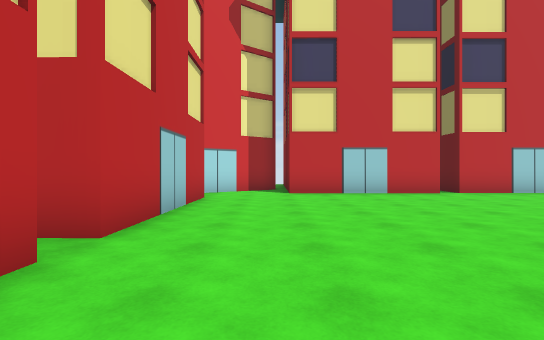
[1] (above)

16 first-person views from a walk through a Unity game level. The camera is 1.3 m above the floor, looks level and sees 85° across. The floor is counted in squares, 2 m on a side. Each view is taken from the middle of a square. On the plan, view 1 faces up. The plan holds only what a view shows up to about 9 squares ahead; the rest is blank.

[2]
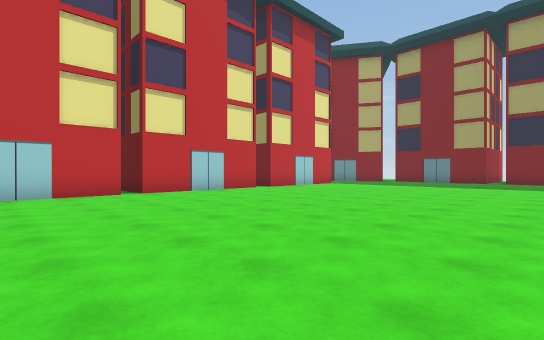

[3]
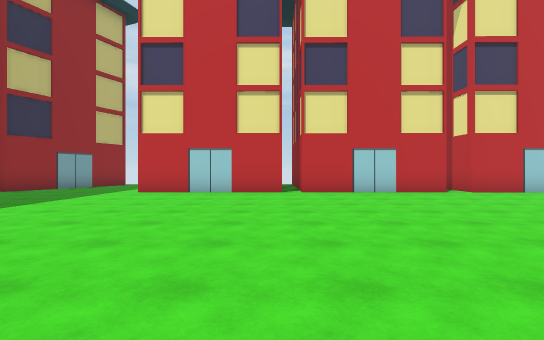

[4]
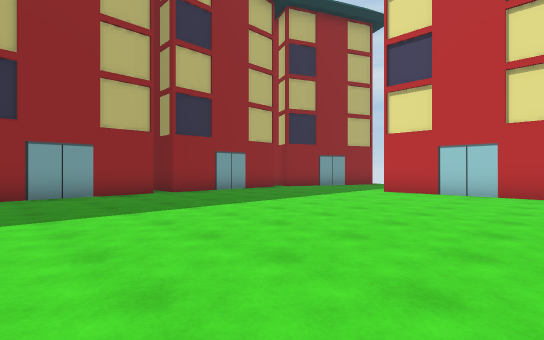

[5]
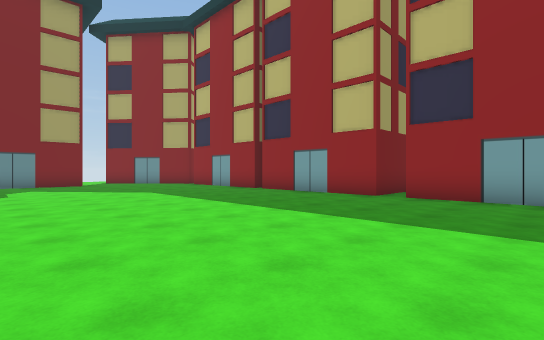

[6]
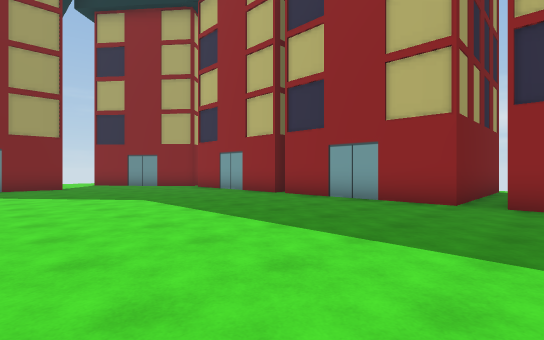

[7]
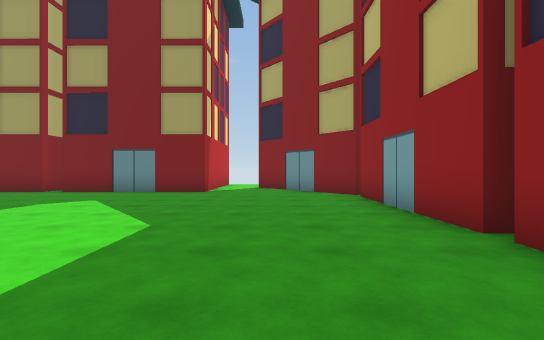

[8]
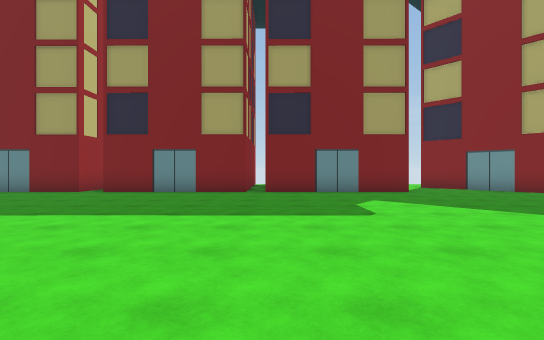

[9]
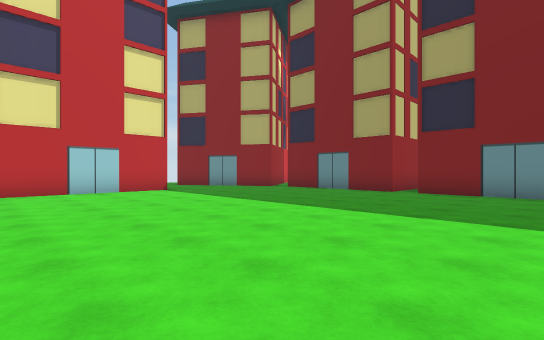

[10]
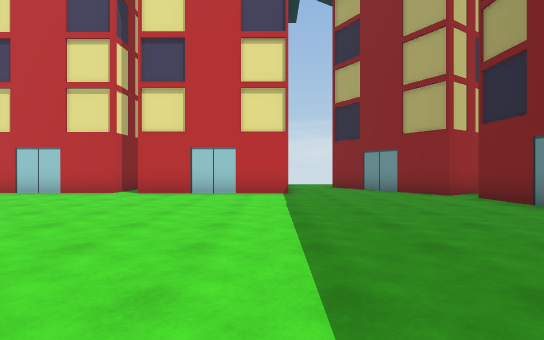

[11]
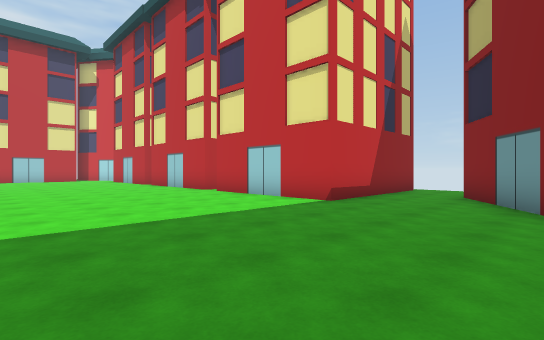

[12]
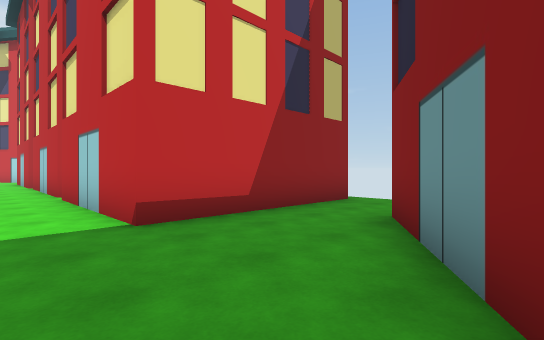

[13]
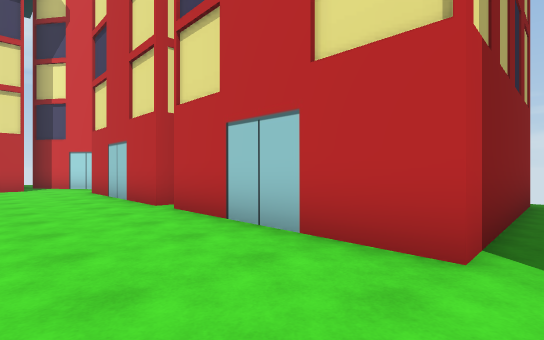

[14]
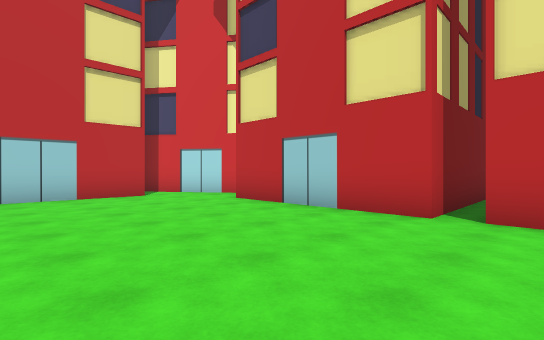

[15]
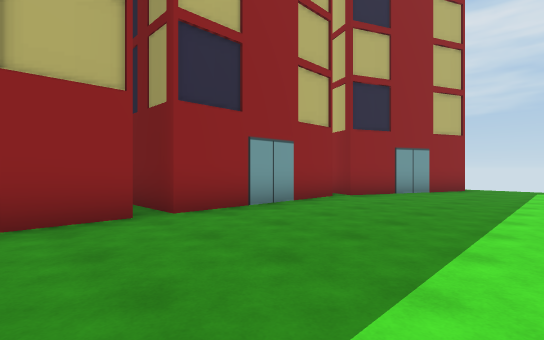

[16]
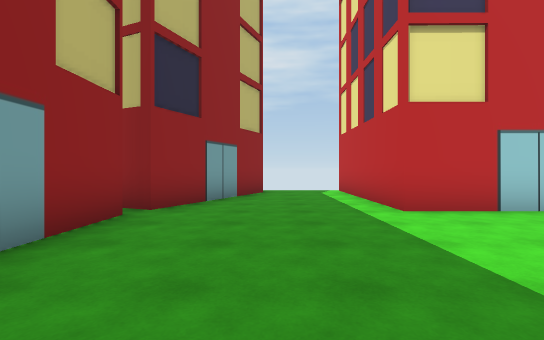

### Floor plan
Points are (right, up) in squares from view 1. A wall is a line through its corners. A room is listed if a view was taken in it or the views show most of it. See-through windows are left out.
Room 1 (views 1, 2, 3, 4, 5, 6, 7, 8, 9, 10, 11, 12, 13, 14, 15, 16)
walls: (-1.7, -2.7) (-1.7, -6.9) (-6, -6.9); (-1.6, 2.2) (-1.7, -2.2); (18.8, -2.3) (18.8, 2.1); (3.4, -11.2) (7.8, -11.2); (18.8, 2.7) (18.8, 7); (13, -11.6) (13, -11.2) (17.2, -11.2); (18.7, -7) (18.8, -2.8); (-1.6, 7.1) (-1.6, 2.8); (4.7, 12) (4.7, 8.3) (0.5, 8.3) (0.5, 9); (-0.7, 9.3) (-3, 7.6); (18.5, 7.5) (16.2, 11.2); (-1.4, -11.2) (2.9, -11.2) (2.9, -12.9); (17.7, -11.2) (19.1, -10.1); (9.5, 13.1) (9.5, 8.3) (5.3, 8.3) (5.3, 9.5); (8.4, -15.8) (8.4, -11.2) (12.8, -11.2); (14.5, 13) (14.5, 8.3) (10.2, 8.3); (-5.7, -9.3) (-1.8, -11)
ways out: opening at (8, -15)

Positions as (right, up) in squares from view 1, and headings:
1: (0, 0), facing up
2: (2, 0), facing up-right
3: (7, -3), facing left
4: (7, -3), facing down-left
5: (5, -4), facing down-right
6: (7, -5), facing down-right
7: (10, -9), facing right
8: (10, -3), facing right
9: (10, -1), facing up-right
10: (14, 0), facing up
11: (18, 3), facing up-left
12: (18, 7), facing up-left
13: (10, 6), facing up-left
14: (6, 4), facing up-left
15: (5, -7), facing down-left
16: (3, -9), facing left
